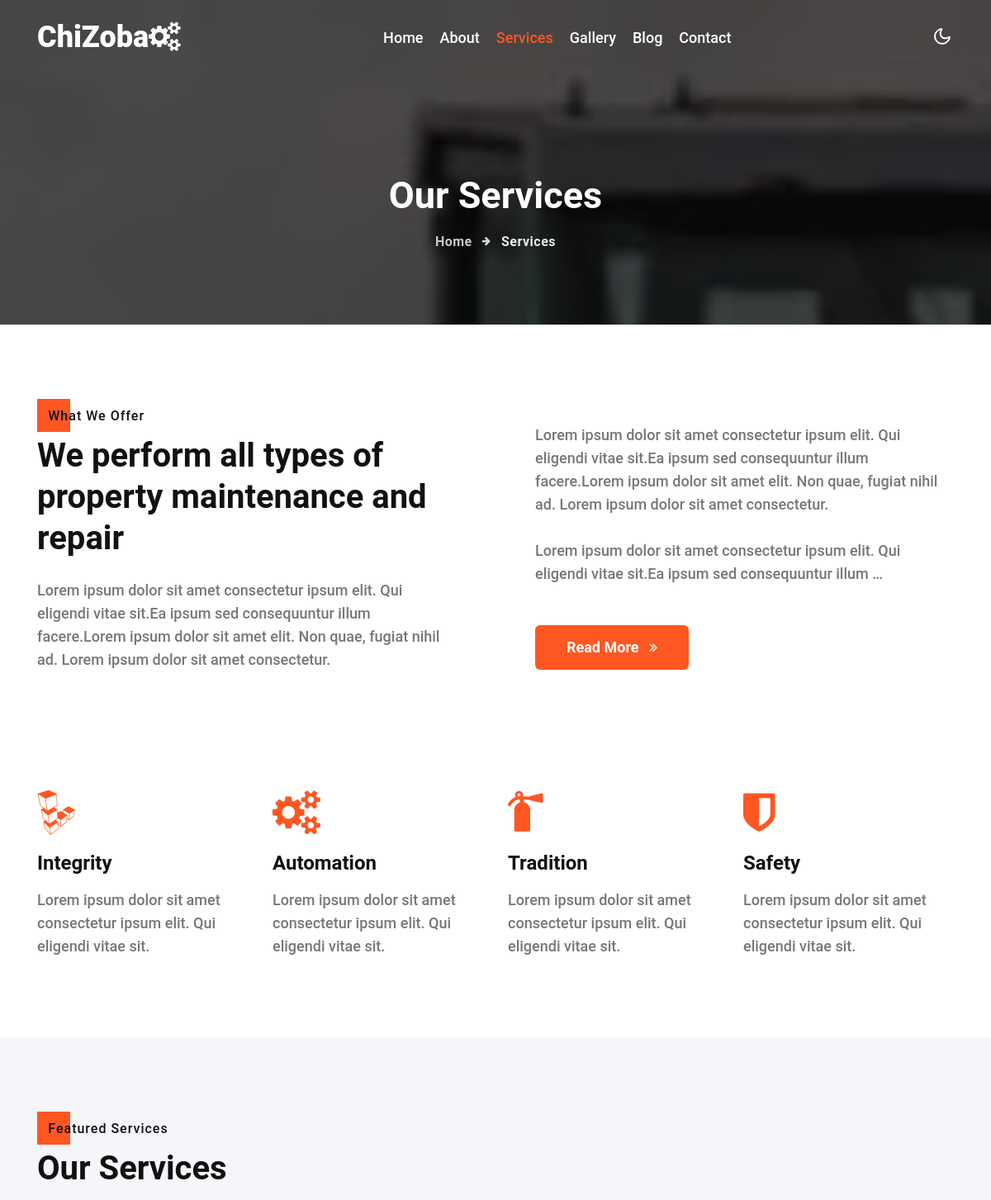
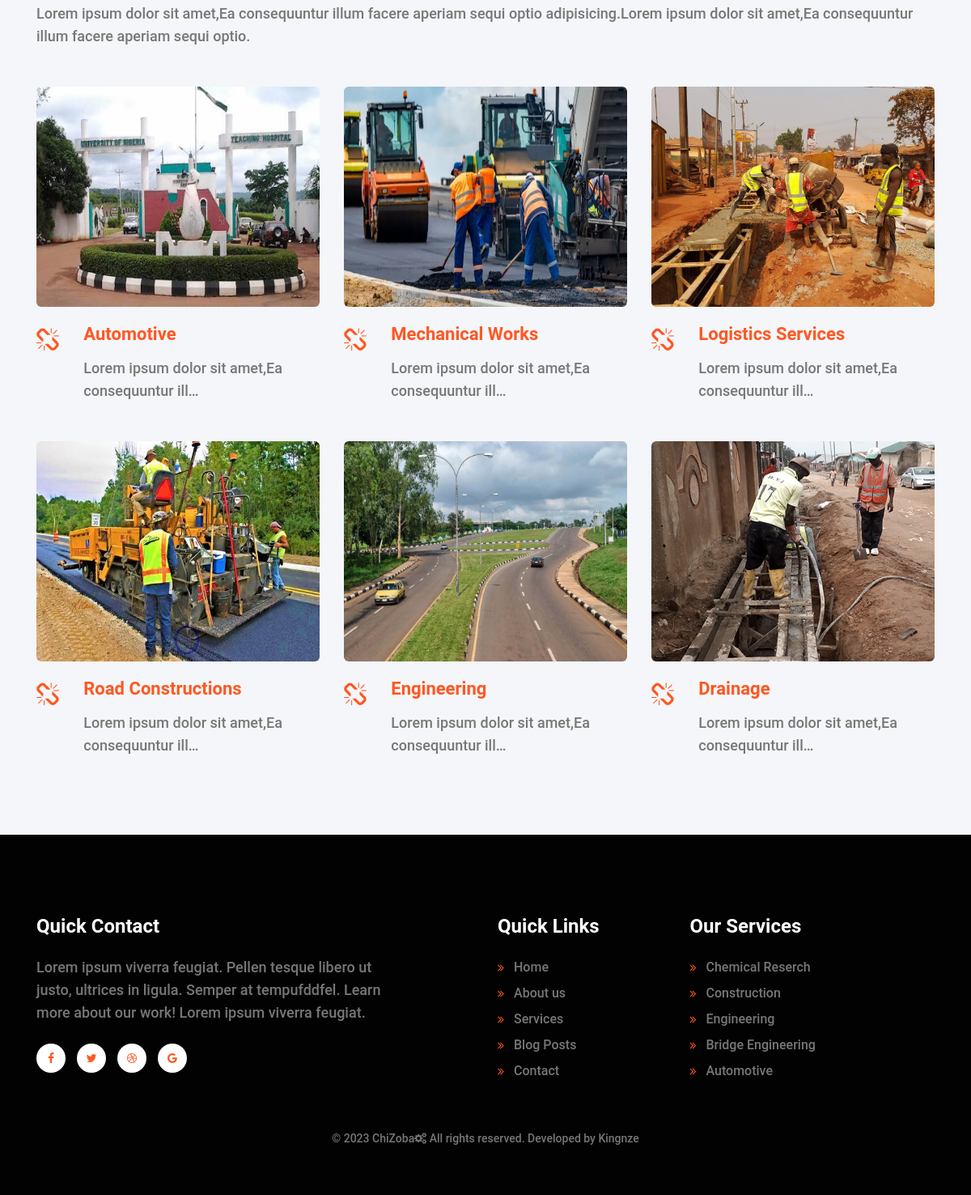
/services, run on the app's committed database (2 pictures, top to bottom).
### construction/models.py (models this page shows, shortened)
class Whatweoffer(models.Model):
    subtitle = models.CharField(max_length=550)
    title = models.CharField(max_length=550)
    firsttext = models.TextField()
    slug = models.SlugField(max_length=550,null=True,blank=True)
    published = models.BooleanField(default=True,null=True,blank=True)
    flag = models.BooleanField(default=False,null=True,blank=True)
    date_posted = models.DateTimeField(default=datetime.now())
    leadimg = models.ImageField(default='myleadimg.jpg',null=True,blank=True)
    body = RichTextField()
    class Meta:
        db_table = 'Whatweoffer'
        managed = True
        verbose_name = 'Whatweoffer'
        verbose_name_plural = 'Whatweoffer'

class Integrity(models.Model):
    title1 = models.CharField(max_length=550)
    text1 = models.TextField()
    title2 = models.CharField(max_length=550)
    text2 = models.TextField()
    title3 = models.CharField(max_length=550)
    text3 = models.TextField()
    title4 = models.CharField(max_length=550)
    text4 = models.TextField()

class Ourservice(models.Model):
    subtitle = models.CharField(max_length=550)
    title = models.CharField(max_length=550)
    subtext = models.TextField()
    slug = models.SlugField(max_length=550,null=True,blank=True)
    published = models.BooleanField(default=True,null=True,blank=True)
    flag = models.BooleanField(default=False,null=True,blank=True)
    date_posted = models.DateTimeField(default=datetime.now())
    class Meta:
        db_table = 'ourservice'
        managed = True
        verbose_name = 'ourservice'
        verbose_name_plural = 'ourservice'

class Services(models.Model):
    title = models.CharField(max_length=550)
    slug = models.SlugField(max_length=550,null=True,blank=True)
    published = models.BooleanField(default=True,null=True,blank=True)
    flag = models.BooleanField(default=False,null=True,blank=True)
    date_posted = models.DateTimeField(default=datetime.now())
    author = models.ForeignKey(User,on_delete=models.CASCADE,null=True,blank=True)
    leadimg = models.ImageField(default='myleadimg.jpg')
    body = RichTextField()
    class Meta:
        db_table = 'Services'
        managed = True
        verbose_name = 'Services'
        verbose_name_plural = 'Services'

### construction/views.py (the view)
# urls.py: path('services',views.services,name='services'),
def services(request):
    whatweoffer = Whatweoffer.objects.order_by('-date_posted').filter(published=True)[:1]
    ourservice = Ourservice.objects.order_by('-date_posted').filter(published=True)
    services = Services.objects.order_by('-date_posted').filter(published=True)[:6]
    integrity = Integrity.objects.all()
    gimg = Gallery.objects.all()
    context = {
        'whatweoffer': whatweoffer,
        'integrity': integrity,
        'ourservice': ourservice,
        'gimg':gimg,
        'services': services,
    }
    return render(request,'construction/services.html',context)

### templates/construction/services.html (shortened to what this page needs)
{% extends "base.html" %}
{% load static %}
{% block content %}
<div class="breadcrumb-bg w3l-inner-page-breadcrumb py-5">
  <div class="container pt-lg-5 pt-md-3 p-lg-4 pb-md-3 my-lg-3">
    <h2 class="title pt-5">Our Services</h2>
    <ul class="breadcrumbs-custom-path mt-3 text-center">
      <li><a href="index.html">Home</a></li>
      <li class="active"><span class="fa fa-arrow-right mx-2" aria-hidden="true"></span> Services </li>
    </ul>
  </div>
</div>
  <div class="w3l-content-1 w3l-progressblock py-5">
  <div class="container py-lg-5 py-md-4 py-2">
    <div class="row w3l-content-inf">
      {% if whatweoffer %}
      {% for item in whatweoffer %}
      <div class="col-lg-6 w3l-content-left">
        <h6 class="title-subhny mb-2"><span>{{item.subtitle}}</span></h6>
        <h3 class="title-w3l mb-4">{{item.title}}</h3>
        <p class="para-sub pr-lg-5 mt-md-4 mt-3 mx-auto">{{item.firsttext| truncatechars:300 | safe }}</p>
      </div>
      <div class="col-lg-6 w3l-content-right pl-lg-5 mt-lg-4">
        <p class="para-sub">{{item.body| truncatechars:350 | safe }}</p>
        <a class="btn btn-style btn-outline-light mt-sm-5 mt-4 mr-2" href="{% url 'whatweofferdetail' item.slug %}">
          Read More <span class="fa fa-angle-double-right ml-2" aria-hidden="true"></span></a>
      </div>
      {% endfor %}
      {% endif %}
    </div>
  </div>
</div>
<section class="home-services py-5 pt-lg-0">
  <div class="container py-lg-5 py-4 pt-lg-0">
    <div class="row">
      {% if integrity %}
      {% for item in integrity %}
        <div class="col-lg-3 col-6 mt-lg-0 mt-4">
        <div class="box-wrap">
          <div class="box-wrap-grid">
            <div class="icon">
              <span class="fa fa-linode"></span>
            </div>
            <div class="info">
              <h4><a href="#url">{{item.title1}}</a></h4>
            </div>
          </div>
          <p class="mt-3">{{item.text1}}</p>
        </div>
      </div>
      <div class="col-lg-3 col-6 mt-lg-0 mt-4">
        <div class="box-wrap">
          <div class="box-wrap-grid">
            <div class="icon">
              <span class="fa fa-cogs"></span>
            </div>
            <div class="info">
              <h4><a href="#url">{{item.title2}}</a></h4>
            </div>
          </div>
          <p class="mt-3">{{item.text2}}</p>
        </div>
      </div>
      <div class="col-lg-3 col-6 mt-lg-0 mt-4">
        <div class="box-wrap">
          <div class="box-wrap-grid">
            <div class="icon">
              <span class="fa fa-fire-extinguisher"></span>
            </div>
            <div class="info">
              <h4><a href="#url">{{item.title3}}</a></h4>
            </div>
          </div>
          <p class="mt-3">{{item.text3}}</p>
        </div>
      </div>
      <div class="col-lg-3 col-6 mt-lg-0 mt-4">
        <div class="box-wrap">
          <div class="box-wrap-grid">
            <div class="icon">
              <span class="fa fa-shield"></span>
            </div>
            <div class="info">
              <h4><a href="#url">{{item.title4}}</a></h4>
            </div>
          </div>
          <p class="mt-3">{{item.text4}}</p>
        </div>
      </div>
      {% endfor %}
      {% endif %}
    </div>
  </div>
</section>
<section class="w3l-features-8">
  <div class="features py-5">
<div class="container py-md-5 py-3">
  {% if ourservice %}
  {% for item in ourservice %}
    <div class="title-content text-left">
    <h6 class="title-subhny mb-2"><span>{{item.subtitle}}</span></h6>
    <h3 class="title-w3l mb-3">{{item.title}}</h3>
    <p class="">{{item.subtext| truncatechars:200 | safe }}</p>
  </div>
  {% endfor %}
  {% endif %}
<div class="fea-gd-vv row mt-lg-0 mt-4">
    {% if services %}
  {% for item in services %}
<div class="float-top col-lg-4 col-sm-6 mt-md-5  mt-4">
    <a href="{% url 'servicesdetail' item.slug %}"><img style="height: 17rem!important;" src="{{item.leadimg.url}}" class="img-fluid radius-image" alt=""></a>
  <div class="float-lt feature-gd row no-gutters">
      <div class="icon col-2"> <span class="fa fa-chain-broken" aria-hidden="true"></span></div>
      <div class="icon-info col-10">
      <h4><a href="{% url 'servicesdetail' item.slug %}">{{item.title}}</a> </h4>
      <p>{{item.body | truncatechars:50 | safe }}</p>
      </div>
  </div>
</div>
  {% endfor %}
  {% endif %}
</div>
</div>
</div>
</section>
{% endblock content %}

### constructions/static/css/wickedpicker.css (style rules this page uses)
.text-center, .wickedpicker__title, .wickedpicker__controls, .wickedpicker__controls__control, .wickedpicker__controls__control--separator, .wickedpicker__controls__control-up, .wickedpicker__controls__control-down { text-align: center; }

### constructions/static/css/easy-responsive-tabs.css (style rules this page uses)
body { margin: 0px; padding: 0px; font-weight: 500; }
ul.resp-tabs-list, p { margin: 0px; padding: 0px; }

### constructions/static/css/chocolat.css (style rules this page uses)
body { margin:0; padding:0; }

### data on the page
Whatweoffer: subtitle "What We Offer", title "We perform all types of property maintenance and repair", firsttext "Lorem ipsum dolor sit amet consectetur ipsum elit. Qui eligendi vitae sit.Ea ipsum sed consequuntur illum facere.Lorem ipsum dolor sit amet elit. Non quae, fugiat nihil ad. Lorem ipsum dolor sit amet consectetur.", body "Lorem ipsum dolor sit amet consectetur ipsum elit. Qui eligendi vitae sit.Ea ipsum sed consequuntur illum facere.Lorem ipsum dolor sit amet elit. Non quae, fugiat nihil ad. Lorem ipsum dolor sit amet consectetur. Lorem ipsum dolor sit amet consectetur ipsum elit. Qui eligendi vitae sit.Ea ipsum sed consequuntur illum …"
Integrity: title1 "Integrity", text1 "Lorem ipsum dolor sit amet consectetur ipsum elit. Qui eligendi vitae sit.", title2 "Automation", text2 "Lorem ipsum dolor sit amet consectetur ipsum elit. Qui eligendi vitae sit.", title3 "Tradition", text3 "Lorem ipsum dolor sit amet consectetur ipsum elit. Qui eligendi vitae sit.", title4 "Safety", text4 "Lorem ipsum dolor sit amet consectetur ipsum elit. Qui eligendi vitae sit."
Ourservice: subtitle "Featured Services", title "Our Services", subtext "Lorem ipsum dolor sit amet,Ea consequuntur illum facere aperiam sequi optio adipisicing.Lorem ipsum dolor sit amet,Ea consequuntur illum facere aperiam sequi optio."
Services: leadimg (picture), title "Automotive", body "Lorem ipsum dolor sit amet,Ea consequuntur ill…"
Services: leadimg (picture), title "Mechanical Works", body "Lorem ipsum dolor sit amet,Ea consequuntur ill…"
Services: leadimg (picture), title "Logistics Services", body "Lorem ipsum dolor sit amet,Ea consequuntur ill…"
Services: leadimg (picture), title "Road Constructions", body "Lorem ipsum dolor sit amet,Ea consequuntur ill…"
Services: leadimg (picture), title "Engineering", body "Lorem ipsum dolor sit amet,Ea consequuntur ill…"
Services: leadimg (picture), title "Drainage", body "Lorem ipsum dolor sit amet,Ea consequuntur ill…"
